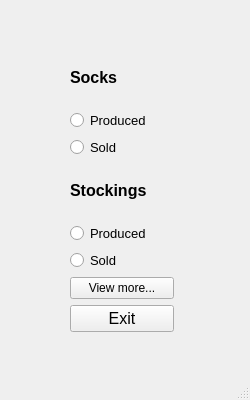
<?xml version="1.0" encoding="UTF-8"?>
<ui version="4.0">
 <class>MainWindow</class>
 <widget class="QMainWindow" name="MainWindow">
  <property name="geometry">
   <rect>
    <x>0</x>
    <y>0</y>
    <width>250</width>
    <height>400</height>
   </rect>
  </property>
  <property name="windowTitle">
   <string>Socks and Stockings</string>
  </property>
  <property name="windowIcon">
   <iconset resource="ic.qrc">
    <normaloff>:/new/pn/ic.png</normaloff>:/new/pn/ic.png</iconset>
  </property>
  <widget class="QWidget" name="centralwidget">
   <widget class="QWidget" name="">
    <property name="geometry">
     <rect>
      <x>70</x>
      <y>50</y>
      <width>104</width>
      <height>282</height>
     </rect>
    </property>
    <layout class="QVBoxLayout" name="verticalLayout_3">
     <item>
      <layout class="QVBoxLayout" name="verticalLayout">
       <item>
        <widget class="QLabel" name="label">
         <property name="font">
          <font>
           <pointsize>12</pointsize>
           <bold>true</bold>
          </font>
         </property>
         <property name="text">
          <string>Socks</string>
         </property>
        </widget>
       </item>
       <item>
        <widget class="QRadioButton" name="radioButton">
         <property name="font">
          <font>
           <pointsize>10</pointsize>
           <bold>false</bold>
          </font>
         </property>
         <property name="text">
          <string>Produced</string>
         </property>
        </widget>
       </item>
       <item>
        <widget class="QRadioButton" name="radioButton_2">
         <property name="font">
          <font>
           <pointsize>10</pointsize>
           <bold>false</bold>
          </font>
         </property>
         <property name="text">
          <string>Sold</string>
         </property>
        </widget>
       </item>
      </layout>
     </item>
     <item>
      <layout class="QVBoxLayout" name="verticalLayout_2">
       <item>
        <widget class="QLabel" name="label_2">
         <property name="font">
          <font>
           <pointsize>12</pointsize>
           <bold>true</bold>
          </font>
         </property>
         <property name="text">
          <string>Stockings</string>
         </property>
        </widget>
       </item>
       <item>
        <widget class="QRadioButton" name="radioButton_3">
         <property name="font">
          <font>
           <pointsize>10</pointsize>
           <bold>false</bold>
          </font>
         </property>
         <property name="text">
          <string>Produced</string>
         </property>
        </widget>
       </item>
       <item>
        <widget class="QRadioButton" name="radioButton_4">
         <property name="font">
          <font>
           <pointsize>10</pointsize>
           <bold>false</bold>
          </font>
         </property>
         <property name="text">
          <string>Sold</string>
         </property>
        </widget>
       </item>
      </layout>
     </item>
     <item>
      <widget class="QPushButton" name="pushButton_2">
       <property name="font">
        <font>
         <pointsize>9</pointsize>
        </font>
       </property>
       <property name="text">
        <string>View more...</string>
       </property>
      </widget>
     </item>
     <item>
      <widget class="QPushButton" name="pushButton">
       <property name="font">
        <font>
         <pointsize>12</pointsize>
        </font>
       </property>
       <property name="text">
        <string>Exit</string>
       </property>
      </widget>
     </item>
    </layout>
   </widget>
  </widget>
  <widget class="QMenuBar" name="menubar">
   <property name="geometry">
    <rect>
     <x>0</x>
     <y>0</y>
     <width>250</width>
     <height>26</height>
    </rect>
   </property>
  </widget>
  <widget class="QStatusBar" name="statusbar"/>
 </widget>
 <resources>
  <include location="ic.qrc"/>
 </resources>
 <connections/>
</ui>
